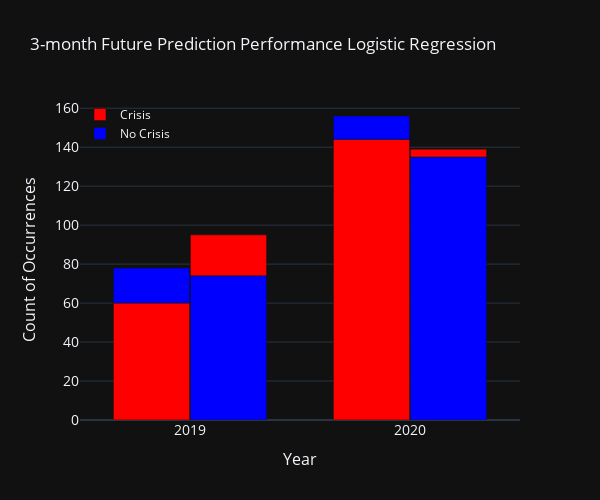

Notebook code cell kept with this figure:
### Code cell
# Create a dataframe with the predicted values
predicted_df = exclude_df
predicted_df['predicted'] = rounded_y_train_pred.tolist()
predicted_df['crisis'] = predicted_df['ipc'] > 2.5
# Count the number of occurrences of Crisis in both the predicted values and the real values
b = predicted_df[['year', 'crisis']].value_counts()
e = predicted_df[['year', "predicted"]].value_counts()
c = b.to_frame(name='count')
e = e.to_frame(name='count').reset_index()
d = c.reset_index()

# Assign colors for crisis=True and crisis=False
d['color'] = np.where(d['crisis'], 'red', 'blue')
e['color'] = np.where(e['predicted'], 'red', 'blue')

# Define the plot
plot = go.Figure()
plot.add_trace(go.Bar( #Adds for each year Crisis or No crisis for real values
    x=d["year"],
    y=d["count"],
    name='Crisis',
    marker_color=d['color'],  # Assign colors based on crisis status
    customdata=np.transpose([d['crisis'].tolist()]),
    hovertemplate="<br>".join([
        "Crisis?: %{customdata[0]}",
        "Count: %{y}"
    ])
))
plot.add_trace(go.Bar( # Adds for each year Crisis or No crisis for predicted values
    x=d["year"],
    y=e["count"],
    name='No Crisis',
    marker_color=e['color'],  # Assign colors based on crisis status
    customdata=np.transpose([e['predicted'].tolist()]),
    hovertemplate="<br>".join([
        "Crisis?: %{customdata[0]}",
        "Count: %{y}"
    ])
))

plot.update_layout( # Defines the layout of the plot
    title='3-month Future Prediction Performance Logistic Regression',
    width=600,
    height=500,
    yaxis=dict(
        title='Count of Occurrences',
        titlefont_size=16,
        tickfont_size=14,
    ),
    xaxis=dict(
        title='Year',
        titlefont_size=16,
        tickfont_size=14,
    ),
    legend=dict(
        x=0,
        y=1.0,
        bgcolor='rgba(255, 255, 255, 0)',
        bordercolor='rgba(255, 255, 255, 0)'
    ),
    barmode='group',
    bargap=0.3,  # gap between bars of adjacent location coordinates.
    bargroupgap=0.01  # gap between bars of the same location coordinate.
)

plot.show()

### Figure 1 — Plotly figure (JSON) as saved in the notebook; plotly's stock layout.template omitted (floating-point values rounded to 4 significant figures)
{"data": [{"customdata": [[true], [true], [false], [false]], "hovertemplate": "Crisis?: %{customdata[0]}<br>Count: %{y}", "marker": {"color": ["red", "red", "blue", "blue"]}, "name": "Crisis", "x": [2020, 2019, 2019, 2020], "y": [144, 60, 18, 12], "type": "bar"}, {"customdata": [[false], [false], [true], [true]], "hovertemplate": "Crisis?: %{customdata[0]}<br>Count: %{y}", "marker": {"color": ["blue", "blue", "red", "red"]}, "name": "No Crisis", "x": [2020, 2019, 2019, 2020], "y": [135, 74, 21, 4], "type": "bar"}], "layout": {"yaxis": {"title": {"text": "Count of Occurrences", "font": {"size": 16}}, "tickfont": {"size": 14}}, "xaxis": {"title": {"text": "Year", "font": {"size": 16}}, "tickfont": {"size": 14}}, "legend": {"x": 0, "y": 1.0, "bgcolor": "rgba(255, 255, 255, 0)", "bordercolor": "rgba(255, 255, 255, 0)"}, "title": {"text": "3-month Future Prediction Performance Logistic Regression"}, "width": 600, "height": 500, "barmode": "group", "bargap": 0.3, "bargroupgap": 0.01}}
